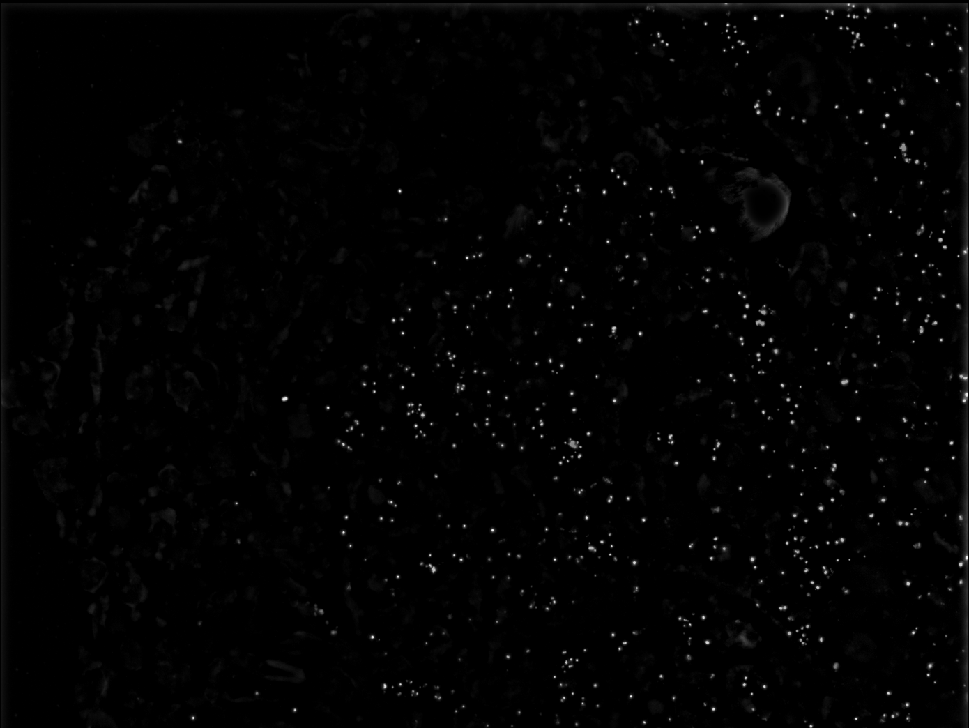
#> input picture pipeline_testing/RCA/sample_image_filtered/ISS_rnd0_ch0_z0.png, 969 x 728 px, shrunk from 1390 x 1044 before the run, found by its file name
$ jupyter execute --allow-errors pipeline_test_RCA_.ipynb
#> lines starting #> are read from the running program, lines starting #| are printed output that depends on the picture
# Pipeline test with RCA FISH

- Inputs:
    - 1 RCA FISH sample image
    - expert annotations of the sample image
    - 3 RCA FISH test images
- Operations:
    - **Part 1**: parameter extraction from sample image
    - **Part 2**: blob detection on test images, using parameter extraction
    - **Part 3**: cropping of test images, using parameter extraction
    - **Part 4**: QC and reassembly of turker-annotated crops
    - **Part 5**: evaluation of precision and recall
- Outputs:
    - Consensus turker annotation coordinates
    - Precision and recall analysis

# Old stuff:

## Takeaway: From V1 to V2, recall has increased and precision has decreased.

#### Turker consensus annotation results:
(agreement between worker consensus and “expert”)

|Image|Precision v1|Recall v1|Precision v2|Recall v2|
|------|------|------|------|------|
|ISS_rnd0_ch1_z0	|0.750902		|0.345825	|0.496361	|0.527864
|ISS_rnd0_ch3_z0	|0.655556		|0.471173		|0.494444	|0.529940
|ISS_rnd1_ch1_z0	|0.632743		|0.414493	|0.513274		|0.630435

To see this in the notebook visualized as scatter plots, command + F `Visualize precision and recall.`
To see this in the notebook visualized as scatter plots and with reference points plotted, command + F `Visualize precision and recall, showing reference points`

#### While precision has decreased from v1 to v2, recall has increased and is now better than the baseline recall of blob_log() spot detection, except for the first test image (ISS_rnd0_ch1_z0). Note that when looking at the Jenny's annotations for ISS_rnd0_ch1_z0, Kevin had noted that there were some more spots he would have clicked.

Compare with blob_log()’s performance:

#### blob_log() spot detection results:
(agreement between blob_log() and “expert”)

|Image			|Precision	|Recall
|------|------|------|
|ISS_rnd0_ch1_z0	|0.930178		|0.532544
|ISS_rnd0_ch3_z0	|0.944223		|0.471173
|ISS_rnd1_ch1_z0	|0.956250		|0.443478

To see this in the notebook visualized as plots, command + F `Plot Correct vs. Incorrect, Detected vs. Undetected`

It seems that “poor” turker performance might still be a result of mismatch between "expert" and turker opinions about what a spot should look like. blob_log() learns directly from lots of expert-annotated examples about what a spot should look like and then “plays it safe,” detecting only spots which the “expert” would probably detect but missing a lot of less-obvious spots which the “expert” would probably detect, and therefore ending up with higher precision. The turkers, on the other hand, take more risks and end up with higher recall but lower precision.

**Note:** the turker annotations for round 1 and round 2 are both the same, so the turkers didn’t get better instructions for round 2.

[cell 1]
from math import floor, sqrt
from scipy import ndimage, optimize
from skimage import data
from skimage.feature import blob_log
from skimage.color import rgb2gray
from skimage.io import imread
from sklearn.cluster import AffinityPropagation, KMeans
from sklearn.neighbors import KDTree
from numpy import pi, r_
from matplotlib.lines import Line2D
from matplotlib.patches import Rectangle
import matplotlib.pyplot as plt
import numpy as np
import pandas as pd
import math, random, sys, os
sys.path.insert(0, '../../../FISH-annotation/Annotation')
import util
from SpotAnnotationAnalysis import SpotAnnotationAnalysis
from QuantiusAnnotation import QuantiusAnnotation

## User-determined parameters

[cell 2]
margin = 4					# margin around each spot, in pixels
correctness_threshold = 4
max_num_crops = 7
colors = ['red', 'orange', 'black', 'green', 'blue', 'purple', 'cyan']
crosshair_ratio = 0.04
max_num_crops = 4
max_crowded_ratio = 0.3

[cell 3]
sample_img_filename = 'ISS_rnd0_ch0_z0.png'
sample_img_path = './sample_image_filtered/' + sample_img_filename
sample_coords_filename = 'ISS_rnd0_ch0_z0.csv'
sample_coords_path = './sample_image_filtered/' + sample_coords_filename

[cell 4]
test_img_filenames = ['ISS_rnd0_ch1_z0', 'ISS_rnd0_ch3_z0', 'ISS_rnd1_ch1_z0']
test_img_paths = [os.getcwd() + '/test_images_filtered/images/%s.png' % x for x in test_img_filenames]
test_coords_paths = [os.getcwd() + '/test_images_filtered/coords/%s.csv' % x for x in test_img_filenames]

# Part 1: Parameter Extraction

### This section of the pipeline:

- Inputs:
    - sample FISH image
    - expert annotations of the image
- Outputs:
    - parameters specific to RCA FISH for blob detection
        - max sigma: `max_sigma`
        - min sigma: `min_sigma`
        - optimal intensity threshold: `best_threshold`
    - these parameters are saved in ./sample_image_filtered/spot_params

### View sample image

[cell 5]
im = imread(sample_img_path)
#> im is the input picture: shape (728, 969) uint16; min 0, max 65535, mean 725.5
im_gray = rgb2gray(im)
plt.imshow(im_gray, cmap='gray')
plt.show()

img_height = len(im)
#> img_height = 728
#> (the rest of this cell did not finish here and is left out)

# Find limits on spot size

### Gaussian fit methods
Cell below from https://scipy-cookbook.readthedocs.io/items/FittingData.html.

[cell 6]
def gaussian(height, center_x, center_y, width_x, width_y):
    """Returns a gaussian function with the given parameters"""
    width_x = float(width_x)
    width_y = float(width_y)
    return lambda x,y: height*np.exp(
                -(((center_x-x)/width_x)**2+((center_y-y)/width_y)**2)/2)

def moments(data):
    """Returns (height, x, y, width_x, width_y)
    the gaussian parameters of a 2D distribution by calculating its
    moments """
    total = data.sum()
    X, Y = np.indices(data.shape)
    x = (X*data).sum()/total
    y = (Y*data).sum()/total
    col = data[:, int(y)]
    width_x = np.sqrt(np.abs((np.arange(col.size)-y)**2*col).sum()/col.sum())
    row = data[int(x), :]
    width_y = np.sqrt(np.abs((np.arange(row.size)-x)**2*row).sum()/row.sum())
    height = data.max()
    return height, x, y, width_x, width_y

def fitgaussian(data):
    """Returns (height, x, y, width_x, width_y)
    the gaussian parameters of a 2D distribution found by a fit"""
    params = moments(data)
    errorfunction = lambda p: np.ravel(gaussian(*p)(*np.indices(data.shape)) -
                                 data)
    p, success = optimize.leastsq(errorfunction, params)
    return p

### Find the size of each spot identified by the expert and take the max and min

[cell 7]
sigma_max_list = []
#> (the rest of this cell did not finish here and is left out)

[cell 8]
plt.hist(sigma_max_list)
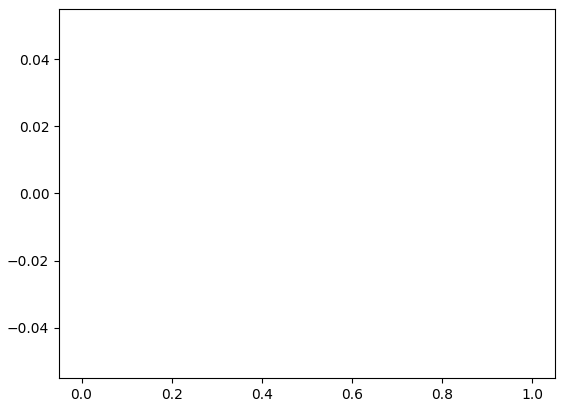
#> figure drawn by matplotlib, 1 panel
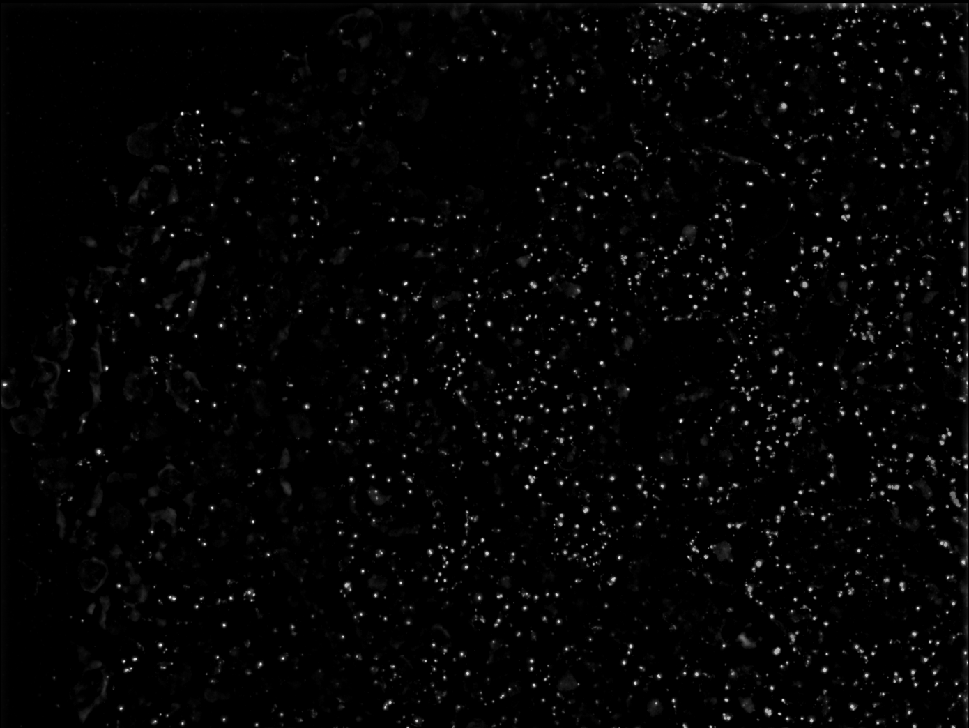
#> input picture pipeline_testing/RCA/images/ISS_rnd0_ch1_z0.png, 969 x 728 px, shrunk from 1390 x 1044 before the run, found by its file name
#> further down, im is the input picture: shape (728, 969) uint16; min 0, max 62942, mean 1181.2

# Find the optimal intensity threshold

### Assign a range of intensity thresholds to test.

[cell 9]
thresholds = np.arange(0.1, 0.4, 0.03)

### Run blob detection with a range of thresholds and evaluate precision and recall overall.

[cell 10]
best_precision_x_recall = 0
precision_list = []
recall_list = []
#> (the rest of this cell did not finish here and is left out)

[cell 11]
plt.figure(figsize = (5, 3))
plt.scatter(recall_list, precision_list)
#> (the rest of this cell did not finish here and is left out)

### The min sigma, max sigma, and optimal intensity threshold found above with parameter extraction are now considered "tuned" parameters.
If we are satisfied with them, we can use them with blob_log() on other smFISH chemistries.

#> (a cell that did not finish here is left out)

# Part 2: Blob Detection

### This section of the pipeline:

- Inputs:
    - parameters specific to RCA FISH for blob detection
        - max sigma: `max_sigma`
        - min sigma: `min_sigma`
        - optimal intensity threshold: `best_threshold`
- Outputs:
    - coordinates of spots detected by blob detection: `blobs` (in `blobs_list`)

### View test images

#> (a cell that did not finish here is left out)
